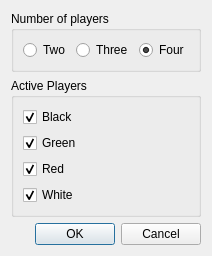
<?xml version="1.0" encoding="UTF-8"?>
<ui version="4.0">
 <class>Settings</class>
 <widget class="QDialog" name="Settings">
  <property name="geometry">
   <rect>
    <x>0</x>
    <y>0</y>
    <width>196</width>
    <height>231</height>
   </rect>
  </property>
  <property name="windowTitle">
   <string>Dialog</string>
  </property>
  <property name="locale">
   <locale language="English" country="UnitedKingdom"/>
  </property>
  <layout class="QVBoxLayout" name="verticalLayout">
   <item>
    <widget class="QGroupBox" name="groupBoxNumber">
     <property name="sizePolicy">
      <sizepolicy hsizetype="Preferred" vsizetype="Fixed">
       <horstretch>0</horstretch>
       <verstretch>0</verstretch>
      </sizepolicy>
     </property>
     <property name="locale">
      <locale language="English" country="UnitedKingdom"/>
     </property>
     <property name="title">
      <string>Number of players</string>
     </property>
     <layout class="QHBoxLayout" name="horizontalLayout">
      <item>
       <widget class="QRadioButton" name="radioButton2">
        <property name="text">
         <string>Two</string>
        </property>
       </widget>
      </item>
      <item>
       <widget class="QRadioButton" name="radioButton3">
        <property name="text">
         <string>Three</string>
        </property>
        <property name="checked">
         <bool>false</bool>
        </property>
       </widget>
      </item>
      <item>
       <widget class="QRadioButton" name="radioButton4">
        <property name="text">
         <string>Four</string>
        </property>
        <property name="checked">
         <bool>true</bool>
        </property>
       </widget>
      </item>
     </layout>
    </widget>
   </item>
   <item>
    <widget class="QGroupBox" name="groupBoxPlayers">
     <property name="sizePolicy">
      <sizepolicy hsizetype="Preferred" vsizetype="Minimum">
       <horstretch>0</horstretch>
       <verstretch>0</verstretch>
      </sizepolicy>
     </property>
     <property name="title">
      <string>Active Players</string>
     </property>
     <layout class="QVBoxLayout" name="verticalLayout_2">
      <item>
       <widget class="QCheckBox" name="checkBoxBlack">
        <property name="text">
         <string>Black</string>
        </property>
        <property name="checked">
         <bool>true</bool>
        </property>
       </widget>
      </item>
      <item>
       <widget class="QCheckBox" name="checkBoxGreen">
        <property name="text">
         <string>Green</string>
        </property>
        <property name="checked">
         <bool>true</bool>
        </property>
       </widget>
      </item>
      <item>
       <widget class="QCheckBox" name="checkBoxRed">
        <property name="text">
         <string>Red</string>
        </property>
        <property name="checked">
         <bool>true</bool>
        </property>
       </widget>
      </item>
      <item>
       <widget class="QCheckBox" name="checkBoxWhite">
        <property name="text">
         <string>White</string>
        </property>
        <property name="checked">
         <bool>true</bool>
        </property>
       </widget>
      </item>
     </layout>
    </widget>
   </item>
   <item>
    <widget class="QDialogButtonBox" name="buttonBox">
     <property name="orientation">
      <enum>Qt::Horizontal</enum>
     </property>
     <property name="standardButtons">
      <set>QDialogButtonBox::Cancel|QDialogButtonBox::Ok</set>
     </property>
    </widget>
   </item>
  </layout>
 </widget>
 <resources/>
 <connections>
  <connection>
   <sender>buttonBox</sender>
   <signal>accepted()</signal>
   <receiver>Settings</receiver>
   <slot>accept()</slot>
   <hints>
    <hint type="sourcelabel">
     <x>248</x>
     <y>254</y>
    </hint>
    <hint type="destinationlabel">
     <x>157</x>
     <y>274</y>
    </hint>
   </hints>
  </connection>
  <connection>
   <sender>buttonBox</sender>
   <signal>rejected()</signal>
   <receiver>Settings</receiver>
   <slot>reject()</slot>
   <hints>
    <hint type="sourcelabel">
     <x>316</x>
     <y>260</y>
    </hint>
    <hint type="destinationlabel">
     <x>286</x>
     <y>274</y>
    </hint>
   </hints>
  </connection>
 </connections>
</ui>
